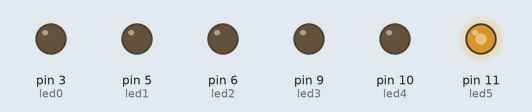
Bench run of a sketch on a simulated Arduino Uno, built with avr-gcc and run on an emulated ATmega328P. Shown: output pins drawn as LEDs (lit = HIGH).

Above: at 0.05 s.
At 0.3 s:
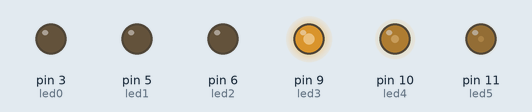
At 0.6 s:
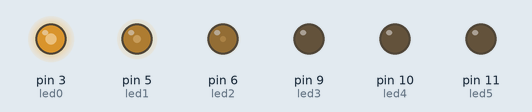
At 1.2 s:
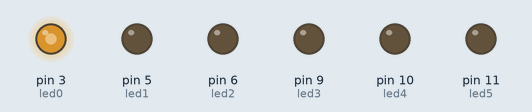
At 1.65 s:
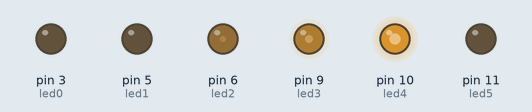
At 2.15 s:
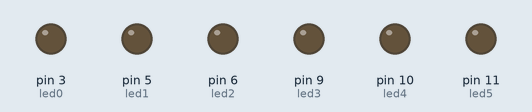
Timing chart, 0 to 5.0 s (numbered marks = the images above):
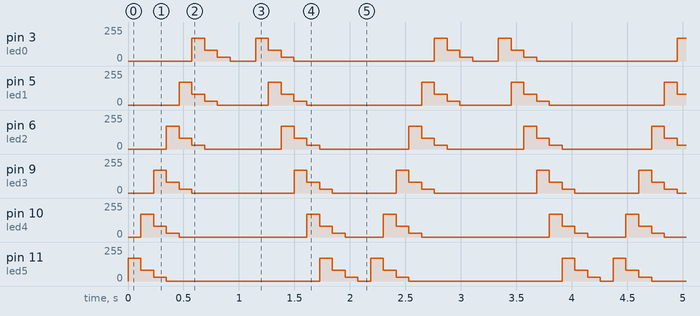

The sketch:

Fade_Leds_2.ino
```cpp
/**********************************************************************************
** Erik Lopez                      Fade LEDs                          26/02/2024 **
**********************************************************************************/
//********** Includes *************************************************************
//********** Variables ************************************************************
const byte led0 = 3;          // donar nom al pin 3 de l’Arduino
const byte led1 = 5;          // donar nom al pin 5 de l’Arduino
const byte led2 = 6;          // donar nom al pin 6 de l’Arduino
const byte led3 = 9;          // donar nom al pin 9 de l’Arduino
const byte led4 = 10;         // donar nom al pin 10 de l’Arduino
const byte led5 = 11;         // donar nom al pin 11 de l’Arduino
unsigned long velocitat = 115;         // velocitat de l'acció en ms

//********** Setup ****************************************************************
void setup()
{
  pinMode(led0, OUTPUT);     // definir el pin 3 com una sortida
  pinMode(led1, OUTPUT);     // definir el pin 5 com una sortida
  pinMode(led2, OUTPUT);     // definir el pin 6 com una sortida
  pinMode(led3, OUTPUT);     // definir el pin 9 com una sortida
  pinMode(led4, OUTPUT);     // definir el pin 10 com una sortida
  pinMode(led5, OUTPUT);     // definir el pin 11 com una sortida
}

//********** Loop *****************************************************************
void loop()
{
  analogWrite(led0, 0);     // posar PWM del pin 3 a 0
  analogWrite(led1, 0);     // posar PWM del pin 5 a 0
  analogWrite(led2, 0);     // posar PWM del pin 6 a 0
  analogWrite(led3, 0);     // posar PWM del pin 9 a 0
  analogWrite(led4, 0);     // posar PWM del pin 10 a 0
  analogWrite(led5, 170);     // posar PWM del pin 11 a 0

  delay(velocitat);

  analogWrite(led0, 0);     // posar PWM del pin 3 a 30
  analogWrite(led1, 0);     // posar PWM del pin 5 a 30
  analogWrite(led2, 0);     // posar PWM del pin 6 a 30
  analogWrite(led3, 0);     // posar PWM del pin 9 a 30
  analogWrite(led4, 170);     // posar PWM del pin 10 a 30
  analogWrite(led5, 80);     // posar PWM del pin 11 a 30

  delay(velocitat);

  analogWrite(led0, 0);     // posar PWM del pin 3 a 100
  analogWrite(led1, 0);     // posar PWM del pin 5 a 100
  analogWrite(led2, 0);     // posar PWM del pin 6 a 100
  analogWrite(led3, 170);     // posar PWM del pin 9 a 100
  analogWrite(led4, 80);     // posar PWM del pin 10 a 100
  analogWrite(led5, 30);     // posar PWM del pin 11 a 100

  delay(velocitat);

  analogWrite(led0, 0);    // posar PWM del pin 3 a 165
  analogWrite(led1, 0);    // posar PWM del pin 5 a 165
  analogWrite(led2, 170);    // posar PWM del pin 6 a 165
  analogWrite(led3, 80);    // posar PWM del pin 9 a 165
  analogWrite(led4, 30);    // posar PWM del pin 10 a 165
  analogWrite(led5, 0);    // posar PWM del pin 11 a 165

  delay(velocitat);

  analogWrite(led0, 0);    // posar PWM del pin 3 a 170
  analogWrite(led1, 170);    // posar PWM del pin 5 a 170
  analogWrite(led2, 80);    // posar PWM del pin 6 a 170
  analogWrite(led3, 30);    // posar PWM del pin 9 a 170
  analogWrite(led4, 0);    // posar PWM del pin 10 a 170
  analogWrite(led5, 0);    // posar PWM del pin 11 a 170

  delay(velocitat);

  analogWrite(led0, 170);    // posar PWM del pin 3 a 165
  analogWrite(led1, 80);    // posar PWM del pin 5 a 165
  analogWrite(led2, 30);    // posar PWM del pin 6 a 165
  analogWrite(led3, 0);    // posar PWM del pin 9 a 165
  analogWrite(led4, 0);    // posar PWM del pin 10 a 165
  analogWrite(led5, 0);    // posar PWM del pin 11 a 165

  delay(velocitat);

  analogWrite(led0, 80);     // posar PWM del pin 3 a 100
  analogWrite(led1, 30);     // posar PWM del pin 5 a 100
  analogWrite(led2, 0);     // posar PWM del pin 6 a 100
  analogWrite(led3, 0);     // posar PWM del pin 9 a 100
  analogWrite(led4, 0);     // posar PWM del pin 10 a 100
  analogWrite(led5, 0);     // posar PWM del pin 11 a 100

  delay(velocitat);

  analogWrite(led0, 30);     // posar PWM del pin 3 a 30
  analogWrite(led1, 0);     // posar PWM del pin 5 a 30
  analogWrite(led2, 0);     // posar PWM del pin 6 a 30
  analogWrite(led3, 0);     // posar PWM del pin 9 a 30
  analogWrite(led4, 0);     // posar PWM del pin 10 a 30
  analogWrite(led5, 0);     // posar PWM del pin 11 a 30

  delay(velocitat);

  analogWrite(led0, 0);     // posar PWM del pin 3 a 0
  analogWrite(led1, 0);     // posar PWM del pin 5 a 0
  analogWrite(led2, 0);     // posar PWM del pin 6 a 0
  analogWrite(led3, 0);     // posar PWM del pin 9 a 0
  analogWrite(led4, 0);     // posar PWM del pin 10 a 0
  analogWrite(led5, 0);     // POSAR PWM del pin 11 a 0

  delay(velocitat);

  analogWrite(led0, 0);     // posar PWM del pin 3 a 0
  analogWrite(led1, 0);     // posar PWM del pin 5 a 0
  analogWrite(led2, 0);     // posar PWM del pin 6 a 0
  analogWrite(led3, 0);     // posar PWM del pin 9 a 0
  analogWrite(led4, 0);     // posar PWM del pin 10 a 0
  analogWrite(led5, 0);     // POSAR PWM del pin 11 a 0

  delay(velocitat);

  analogWrite(led0, 170);     // posar PWM del pin 3 a 0
  analogWrite(led1, 0);     // posar PWM del pin 5 a 0
  analogWrite(led2, 0);     // posar PWM del pin 6 a 0
  analogWrite(led3, 0);     // posar PWM del pin 9 a 0
  analogWrite(led4, 0);     // posar PWM del pin 10 a 0
  analogWrite(led5, 0);     // POSAR PWM del pin 11 a 0

  delay(velocitat);

  analogWrite(led0, 80);     // posar PWM del pin 3 a 0
  analogWrite(led1, 170);     // posar PWM del pin 5 a 0
  analogWrite(led2, 0);     // posar PWM del pin 6 a 0
  analogWrite(led3, 0);     // posar PWM del pin 9 a 0
  analogWrite(led4, 0);     // posar PWM del pin 10 a 0
  analogWrite(led5, 0);     // POSAR PWM del pin 11 a 0

  delay(velocitat);

  analogWrite(led0, 30);     // posar PWM del pin 3 a 0
  analogWrite(led1, 80);     // posar PWM del pin 5 a 0
  analogWrite(led2, 170);     // posar PWM del pin 6 a 0
  analogWrite(led3, 0);     // posar PWM del pin 9 a 0
  analogWrite(led4, 0);     // posar PWM del pin 10 a 0
  analogWrite(led5, 0);     // POSAR PWM del pin 11 a 0

  delay(velocitat);

  analogWrite(led0, 0);     // posar PWM del pin 3 a 0
  analogWrite(led1, 30);     // posar PWM del pin 5 a 0
  analogWrite(led2, 80);     // posar PWM del pin 6 a 0
  analogWrite(led3, 170);     // posar PWM del pin 9 a 0
  analogWrite(led4, 0);     // posar PWM del pin 10 a 0
  analogWrite(led5, 0);     // POSAR PWM del pin 11 a 0

  delay(velocitat);

  analogWrite(led0, 0);     // posar PWM del pin 3 a 0
  analogWrite(led1, 0);     // posar PWM del pin 5 a 0
  analogWrite(led2, 30);     // posar PWM del pin 6 a 0
  analogWrite(led3, 80);     // posar PWM del pin 9 a 0
  analogWrite(led4, 170);     // posar PWM del pin 10 a 0
  analogWrite(led5, 0);     // POSAR PWM del pin 11 a 0

  delay(velocitat);

  analogWrite(led0, 0);     // posar PWM del pin 3 a 0
  analogWrite(led1, 0);     // posar PWM del pin 5 a 0
  analogWrite(led2, 0);     // posar PWM del pin 6 a 0
  analogWrite(led3, 30);     // posar PWM del pin 9 a 0
  analogWrite(led4, 80);     // posar PWM del pin 10 a 0
  analogWrite(led5, 170);     // POSAR PWM del pin 11 a 0

  delay(velocitat);

  analogWrite(led0, 0);     // posar PWM del pin 3 a 0
  analogWrite(led1, 0);     // posar PWM del pin 5 a 0
  analogWrite(led2, 0);     // posar PWM del pin 6 a 0
  analogWrite(led3, 0);     // posar PWM del pin 9 a 0
  analogWrite(led4, 30);     // posar PWM del pin 10 a 0
  analogWrite(led5, 80);     // POSAR PWM del pin 11 a 0

  delay(velocitat);

  analogWrite(led0, 0);     // posar PWM del pin 3 a 0
  analogWrite(led1, 0);     // posar PWM del pin 5 a 0
  analogWrite(led2, 0);     // posar PWM del pin 6 a 0
  analogWrite(led3, 0);     // posar PWM del pin 9 a 0
  analogWrite(led4, 0);     // posar PWM del pin 10 a 0
  analogWrite(led5, 30);     // POSAR PWM del pin 11 a 0

  delay(velocitat);

  analogWrite(led0, 0);     // posar PWM del pin 3 a 0
  analogWrite(led1, 0);     // posar PWM del pin 5 a 0
  analogWrite(led2, 0);     // posar PWM del pin 6 a 0
  analogWrite(led3, 0);     // posar PWM del pin 9 a 0
  analogWrite(led4, 0);     // posar PWM del pin 10 a 0
  analogWrite(led5, 0);     // POSAR PWM del pin 11 a 0

  delay(velocitat);

  analogWrite(led0, 0);     // posar PWM del pin 3 a 0
  analogWrite(led1, 0);     // posar PWM del pin 5 a 0
  analogWrite(led2, 0);     // posar PWM del pin 6 a 0
  analogWrite(led3, 0);     // posar PWM del pin 9 a 0
  analogWrite(led4, 0);     // posar PWM del pin 10 a 0
  analogWrite(led5, 0);     // POSAR PWM del pin 11 a 0
}

//********** Funcions *************************************************************
```

Measured:
- by itself, pin 3 (led0): repeats every 2.2 s: 80/255 0.12 s, 30/255 0.12 s, 0/255 0.23 s, 170/255 0.12 s, 80/255 0.12 s, 30/255 0.12 s, 0/255 1.3 s, 170/255 0.12 s
- by itself, pin 5 (led1): repeats every 2.2 s: 80/255 0.12 s, 30/255 0.12 s, 0/255 0.46 s, 170/255 0.12 s, 80/255 0.12 s, 30/255 0.12 s, 0/255 1.0 s, 170/255 0.12 s
